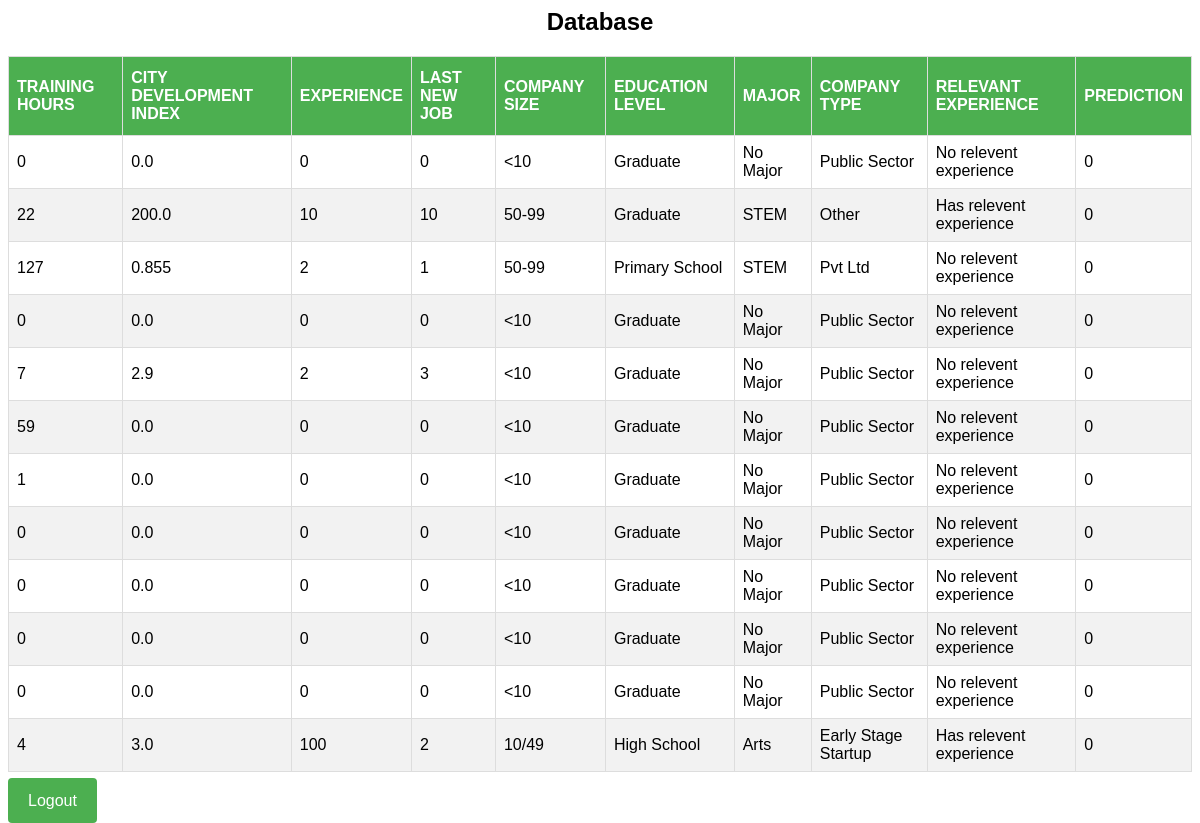
Page /dashboard/ (signed in) on the earlier database version.
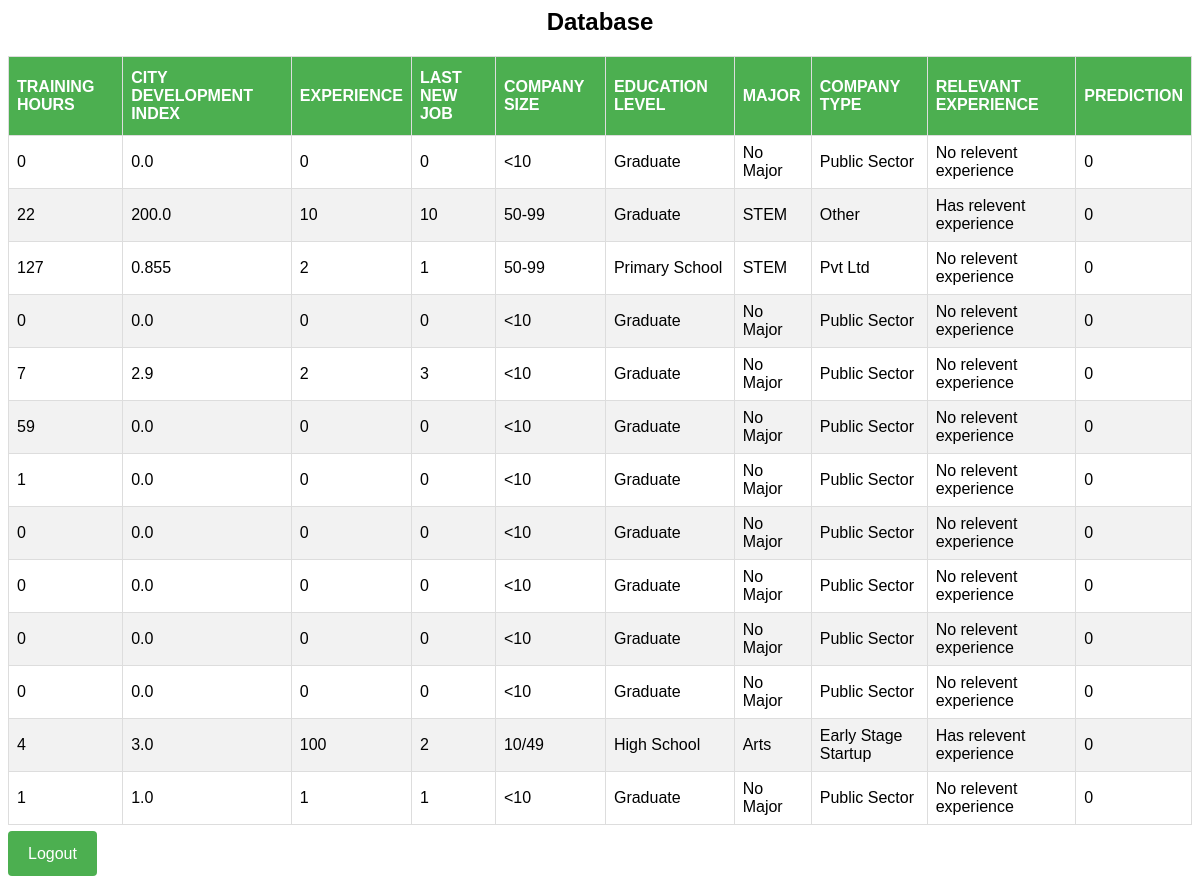
Same page on the later database version.
### predict/models.py (models this page shows)
class PredictionResults(models.Model):
    training_hours = models.IntegerField(default=0)
    city_dev_index = models.FloatField(default=0)
    experience = models.IntegerField(default=0)
    last_new_job = models.IntegerField(default=0)
    less_than_10 = '<10'
    ten_to_49 = '10/49'
    fifty_to_99 = '50-99'
    hundred_to_500 = '100-500'
    fivehundred_to_599 = '500-999'
    thousand_to_4999 = '1000-4999'
    fivethousand_to_9999 = '5000-9999'
    more_than_10000 = '10000+'
    size_choices = [
        (less_than_10, 'less than 10'),
        (ten_to_49, '10 to 49'),
        (fifty_to_99, '50 to 99'),
        (hundred_to_500,  '100 to 500'),
        (fivehundred_to_599, '500 to 999'),
        (thousand_to_4999, '1000 to 4999'),
        (fivethousand_to_9999, '5000 to 9999'),
        (more_than_10000, 'more than 10000')
    ]
    company_size = models.CharField(max_length=20, choices=size_choices, default=less_than_10)
    graduate = 'Graduate'
    masters = 'Masters'
    high_school = 'High School'
    phd = 'Phd'
    primary = 'Primary School'
    edu_level_choices = [
        (graduate, 'Graduate'),
        (masters, 'Masters'),
        (high_school, 'High School'),
        (phd, 'Phd'),
        (primary, 'Primary School')
    ]
    edu_level = models.CharField(max_length=20, choices=edu_level_choices, default=graduate)
    stem = 'STEM'
    business = 'Business Degree'
    no_major = 'No Major'
    arts = 'Arts'
    humanities = 'Humanities'
    other = 'Other'
    major_choices = [
        (stem, 'STEM'),
        (business, 'Business Degree'),
        (no_major, 'No Major'),
        (arts, 'Arts'),
        (humanities, 'Humanities'),
        (other, 'Other'),
    ]
    major = models.CharField(max_length=20, choices=major_choices, default=no_major)
    private = 'Pvt Ltd'
    funded = 'Funded Startup'
    early_startup = 'Early Stage Startup'
    other = 'Other'
    public = 'Public Sector'
    ngo = 'NGO'
    company_type_choices = [
        (private, 'Pvt Ltd'),
        (funded, 'Funded Startup'),
        (early_startup, 'Early Stage Startup'),
        (other, 'Other'),
        (public, 'Public Sector'),
        (ngo, 'NGO')
    ]
    company_type = models.CharField(max_length=20, choices=company_type_choices, default=public)
    has_exp = 'Has relevent experience'
    no_exp = 'No relevent experience'
    experience_choices = [
        (has_exp, 'Has relevent experience'),
        (no_exp, 'No relevent experience')
    ]
    relevant_experience = models.CharField(max_length=30, choices=experience_choices, default=no_exp)
    prediction_result = models.IntegerField(default=0)

### predict/views.py (the view)
# urls.py: path("dashboard/", views.dashboard.as_view(), name="dashboard"),
class dashboard(LoginRequiredMixin, ListView):
  model = PredictionResults
  template_name = 'predict/dashboard.html'

### predict/templates/predict/dashboard.html (shortened to what this page needs)
<h2>Database</h2>
<table id="dashboard">
    <tr>
        <th>TRAINING HOURS</th>
        <th>CITY DEVELOPMENT INDEX</th>
        <th>EXPERIENCE</th>
        <th>LAST NEW JOB</th>
        <th>COMPANY SIZE</th>
        <th>EDUCATION LEVEL</th>
        <th>MAJOR</th>
        <th>COMPANY TYPE</th>
        <th>RELEVANT EXPERIENCE</th>
        <th>PREDICTION</th>
    </tr>
        {% for predict in object_list %}
    <tr>
        <td>{{ predict.training_hours }}</td>
        <td>{{ predict.city_dev_index }}</td>
        <td>{{ predict.experience }}</td>
        <td>{{ predict.last_new_job }}</td>
        <td>{{ predict.company_size }}</td>
        <td>{{ predict.edu_level }}</td>
        <td>{{ predict.major }}</td>
        <td>{{ predict.company_type }}</td>
        <td>{{ predict.relevant_experience }}</td>
        <td>{{ predict.prediction_result }}</td>
    </tr>
    {% endfor %}
</table>
<a href="{% url 'logout' %}">Logout</a>

### predict/templates/predict/dashboard.html (style rules this page uses)
table { border-collapse: collapse; width: 100%; margin-bottom: 20px; }
td, th { border: 1px solid #ddd; padding: 8px; }
tr:nth-child(even) { background-color: #f2f2f2; }
th { padding-top: 12px; padding-bottom: 12px; text-align: left; background-color: #4CAF50; color: white; }
a { background-color: #4CAF50; color: white; padding: 14px 20px; margin-top: 8px; margin-right: 144px; border: none; border-radius: 4px; cursor: pointer; text-decoration: none; text-align: right; }
h2 { text-align: center; }

Differences in the rows shown:
added PredictionResults: training_hours "1", city_dev_index "1.0", experience "1", last_new_job "1", company_size "<10", edu_level "Graduate", major "No Major", company_type "Public Sector", relevant_experience "No relevent experience", prediction_result "0"
